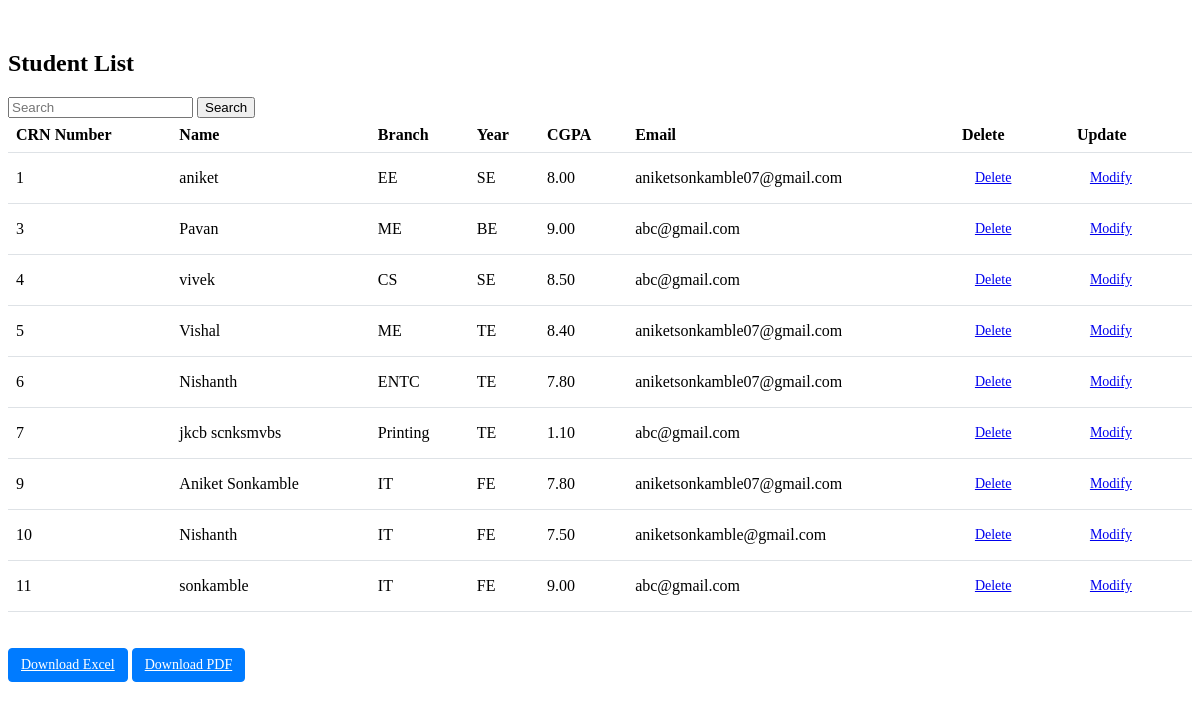
Before: /pvg/studentlist/ with the older database file.
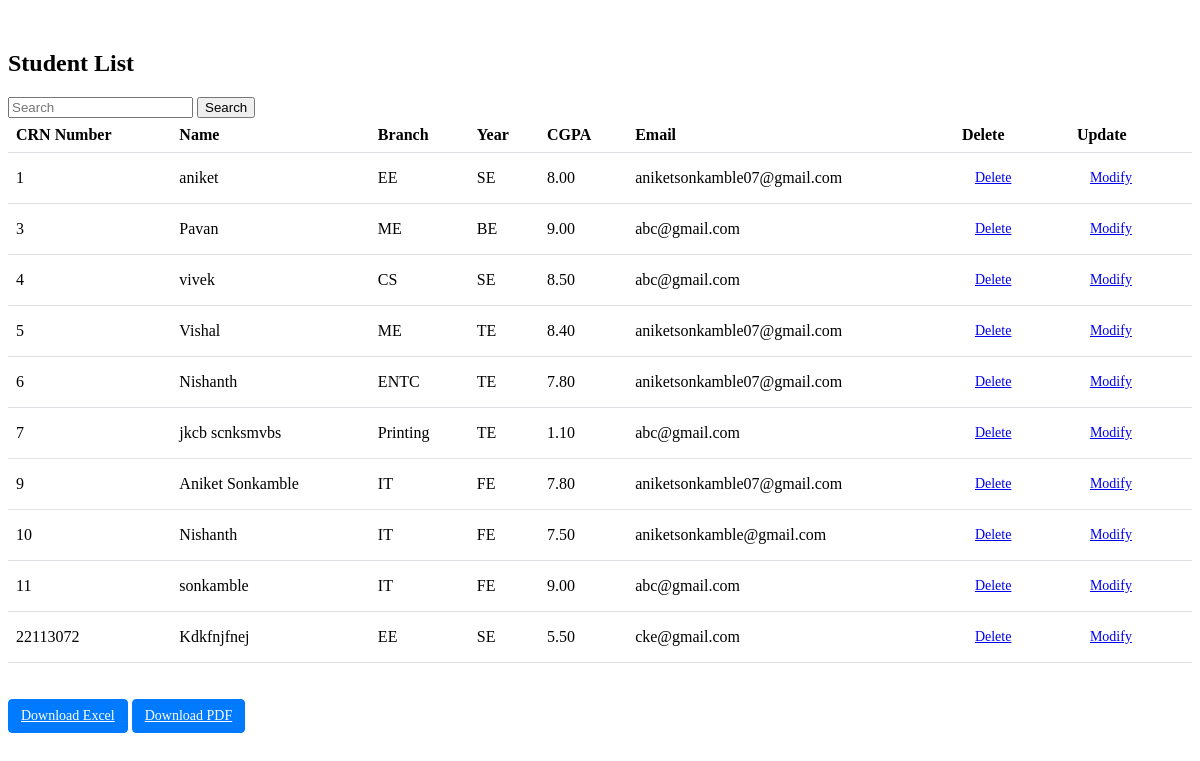
After: the same page with the newer database file.
### pvg/models.py (models this page shows, shortened)
class Student(models.Model):
    crn_number = models.IntegerField(primary_key=True)
    BRANCH_CHOICES = [
        ('ME', 'Mechanical Engineering'),
        ('IT', 'Information Technology'),
        ('CS', 'Computer Science'),
        ('EE', 'Electrical Engineering'),
        ('ENTC', 'ENTC'),
        ('Printing','Printing'),
        ('AIDS','AIDS')
    ]
    name = models.CharField(max_length=100)
    branch = models.CharField(max_length=20, choices=BRANCH_CHOICES)
    student_year = [
         ('FE','First Year'),
         ('SE','Second Year'),
         ('TE','Third Year'),
         ('BE','Final Year')
    ]
    year = models.CharField(max_length=20, choices=student_year)
    email = models.CharField(max_length=50, null=True, blank=True)
    password = models.CharField(max_length=20, null=True, blank=True)
    sem_marks_sheet = models.FileField(upload_to='sem_marks_sheets/')
    cv_file = models.FileField(upload_to='cv_files/')
    CGPA = models.DecimalField(max_digits=4, decimal_places=2, null=True, blank=True)

### pvg/views.py (the view)
# urls.py: path("studentlist/", views.studentlist, name="studentlist_default"),
def studentlist(request, page=1):
    search_query = request.GET.get('q')  # Get the search query parameter
    if search_query:  # If there is a search query
        ServiceData = Student.objects.filter(
            Q(crn_number__icontains=search_query) | Q(name__icontains=search_query) | Q(branch__icontains=search_query)
        ).order_by('crn_number')
    else:
        ServiceData = Student.objects.all().order_by('crn_number')
    paginator = Paginator(ServiceData, 10)
    page_number = request.GET.get('page')
    ServiceDataFinal = paginator.get_page(page_number)
    data = {'ServiceData': ServiceDataFinal, 'search_query': search_query}
    return render(request, 'studentlist.html', data)

### pvg/templates/Studentlist.html (shortened to what this page needs)
{% extends "base.html" %}
{% block body %}
<div class="container">
    <h1>Student List</h1>
    <form method="GET" action="{% url 'studentlist' page=1 %}">
        <input type="text" name="q" placeholder="Search" >
        <button type="submit">Search</button>
    </form>
    <table>
        <thead>
            <tr>
                <th>CRN Number</th>
                <th>Name</th>
                <th>Branch</th>
                <th>Year</th>
                <th>CGPA</th>
                <th>Email</th>
                <th>Delete</th>
                <th>Update</th>
            </tr>
        </thead>
        <tbody>
            {% for item in ServiceData %}
            <tr>
                <td>{{ item.crn_number }}</td>
                <td>{{ item.name }}</td>
                <td>{{ item.branch }}</td>
                <td>{{ item.year }}</td>
                <td>{{ item.CGPA }}</td>
                <td>{{ item.email }}</td>
                <td>
                    <a href="{% url 'delete_std' item.crn_number %}" class="btn btn-danger md-sm">Delete</a>
                </td>
                <td>
                    <a href="{% url 'update_std' item.crn_number %}" class="btn btn-danger md-sm">Modify</a>
                </td>
            </tr>
            {% endfor %}
        </tbody>
    </table>
    <a href="{% url 'download_excel' %}" class="btn btn-primary">Download Excel</a>
    <a href="{% url 'download_pdf' %}" class="btn btn-primary">Download PDF</a>
</div>
{% endblock %}

Changed rows visible on the page:
added Student: crn_number "22113072", name "Kdkfnjfnej", branch "EE", year "SE", CGPA "5.50", email "cke@gmail.com"
